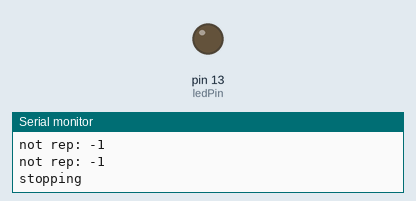
Simulated run of this sketch. Board: Arduino Uno, built with avr-gcc and run on an emulated ATmega328P. Shown: output pins drawn as LEDs (lit = HIGH), the last lines printed to the serial monitor. At 22.6 s the program stops and its outputs stay as they are.

Above: at 3.3 s.
At 14.1 s:
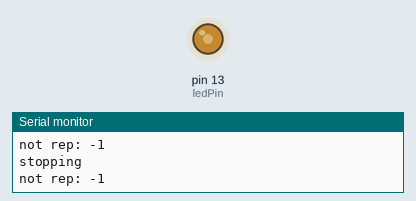
At 22.4 s:
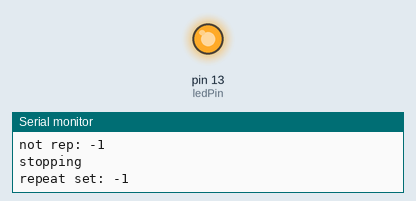
Timing chart, 0 to 23.9 s (numbered marks = the images above):
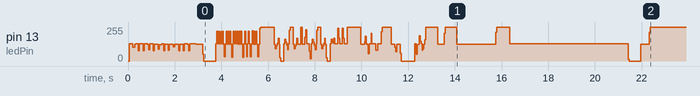

The sketch:

sound_fx.ino
```cpp
const int ledPin = 13;
int duration_count;
bool stat = false;
int tune_data[128 * 2];
int note_n = 0;
int note_ct = 0;
int note_delta = 0;
int note_rep = -1;

inline int note_to_freq(int note, int octave = 0, int step = 0)
{
  return int(440.0 * pow(1.05946309, note + 12 * octave) * pow(1.00724641223704, step));
}

inline int beat_to_dur(int quarter, bool and_a_half = false, int q = 200)
{
  return quarter * q + (int(and_a_half) * q / 2);
}

// song: charge
// complete level 1
void song_charge()
{
  init_note(note_to_freq(-3), beat_to_dur(1));
  init_note(note_to_freq(3), beat_to_dur(1));
  init_note(note_to_freq(7), beat_to_dur(1));
  init_note(note_to_freq(11), beat_to_dur(2));
  init_note(note_to_freq(7), beat_to_dur(1));
  init_note(note_to_freq(11), beat_to_dur(2, true));
}

// song: shave and a haircut
// complete level 3
void song_shave()
{
  int q = 100;

  init_note(note_to_freq(-2), beat_to_dur(2, false, q));
  init_note(0, 25);
  init_note(note_to_freq(-5), beat_to_dur(1, false, q));
  init_note(0, 25);
  init_note(note_to_freq(-5), beat_to_dur(1, false, q));
  init_note(0, 25);
  init_note(note_to_freq(-4), beat_to_dur(2, false, q));
  init_note(0, 25);
  init_note(note_to_freq(-5), beat_to_dur(2, false, q));
  init_note(0, beat_to_dur(2));
  init_note(note_to_freq(-3), beat_to_dur(2, false, q));
  init_note(0, 25);
  init_note(note_to_freq(-2), beat_to_dur(2, false, q));
}

// song: first call
void song_first()
{

}

// i have no idea what this song is called
// complete level 2 song
void song_gallup()
{
  const int q = 75;

  init_note(note_to_freq(-3), beat_to_dur(1, false, q));
  init_note(0, 15);
  init_note(note_to_freq(-3, 0, 1), beat_to_dur(1, false, q));
  init_note(0, 15);
  init_note(note_to_freq(-3), beat_to_dur(1, false, q));
  init_note(0, 150);

  init_note(note_to_freq(-3), beat_to_dur(1, false, q));
  init_note(0, 15);
  init_note(note_to_freq(-3, 0, 1), beat_to_dur(1, false, q));
  init_note(0, 15);
  init_note(note_to_freq(-3), beat_to_dur(1, false, q));
  init_note(0, 150);

  init_note(note_to_freq(-3), beat_to_dur(1, false, q));
  init_note(0, 15);
  init_note(note_to_freq(-3, 0, 1), beat_to_dur(1, false, q));
  init_note(0, 15);
  init_note(note_to_freq(-3), beat_to_dur(2, false, q));
  init_note(0, 50);

  init_note(note_to_freq(-1), beat_to_dur(2, false, q));
  init_note(0, 50);
  init_note(note_to_freq(1), beat_to_dur(2, false, q));
  init_note(0, 50);

  init_note(note_to_freq(-3), beat_to_dur(1, false, q));
  init_note(0, 15);
  init_note(note_to_freq(-3, 0, 1), beat_to_dur(1, false, q));
  init_note(0, 15);
  init_note(note_to_freq(-3), beat_to_dur(1, false, q));
  init_note(0, 150);

  init_note(note_to_freq(-3), beat_to_dur(1, false, q));
  init_note(0, 15);
  init_note(note_to_freq(-3, 0, 1), beat_to_dur(1, false, q));
  init_note(0, 15);
  init_note(note_to_freq(-3), beat_to_dur(1, false, q));
  init_note(0, 150);

  init_note(note_to_freq(-3), beat_to_dur(1, false, q));
  init_note(0, 15);
  init_note(note_to_freq(5), beat_to_dur(1, false, q));
  init_note(0, 15);

  init_note(note_to_freq(3), beat_to_dur(2, false, q));
  init_note(0, 50);
  init_note(note_to_freq(0), beat_to_dur(2, false, q));
  init_note(0, 50);
  init_note(note_to_freq(-3), beat_to_dur(2, false, q));
  init_note(0, 50);

}

void sound_fall()
{
  const int s = 40;

  for (int i = 0; i < 16; i++) {
    init_note(note_to_freq(12 - i, 0, 7), s);
    init_note(note_to_freq(12 - i, 0, 6), s);
    init_note(note_to_freq(12 - i, 0, 5), s);
    init_note(note_to_freq(12 - i, 0, 4), s);
    init_note(note_to_freq(12 - i, 0, 3), s);
    init_note(note_to_freq(12 - i, 0, 2), s);
    init_note(note_to_freq(12 - i, 0, 1), s);
    init_note(note_to_freq(12 - i, 0, 0), s);
  }
}

void sound_die()
{
  const int s = 12;

  for (int i = 0; i < 32; i++) {
    init_note(note_to_freq(20 - i * 1, 0, 0), s);
  }
}

void sound_goal()
{
  init_note(note_to_freq(2, 0, 0), 100);
  init_note(note_to_freq(6, 0, 0), 100);
  init_note(note_to_freq(10, 0, 0), 100);
}

void sound_dig()
{
  for (int i = 0; i < 4; i++) {
    for (int j = 0; j < 4; j++) {
      init_note(note_to_freq(12 - j * 4, 0, 0), 25);
    }
    init_note(0, 25);
  }
}

void wait_tune_done()
{
  while(tune_playing());
  delay(500);
}

void sound_finish()
{
  for (int i = 0; i < 24; i++) {
    init_note(note_to_freq(i / 2, 0, 0), 50);
    init_note(0, 30);
  }
}

void sound_test()
{
  init_note(note_to_freq(-3), beat_to_dur(1, false));
  init_note(0, 15);
  init_note(note_to_freq(-1), beat_to_dur(1, false));
  init_note(0, 15);
  init_note(note_to_freq(1), beat_to_dur(1, false));
  init_note(0, 15);

  // void rep_note(int ct, int to_index, int delta)
  rep_note(3, 0, 0);

  init_note(note_to_freq(-1), beat_to_dur(1, false));
  init_note(note_to_freq(1), beat_to_dur(1, false));
  init_note(note_to_freq(3), beat_to_dur(1, false));
}

void setup()
{
  Serial.begin(9600);
  Serial.println("begin");

  init_tune();
  sound_test();
  start_tune();

  wait_tune_done();

  init_tune();
  sound_finish();
  start_tune();

  wait_tune_done();

  //*
  init_tune();
  song_gallup();
  start_tune();

  wait_tune_done();

  init_tune();
  song_shave();
  start_tune();

  wait_tune_done();

  init_tune();
  sound_dig();
  start_tune();

  wait_tune_done();

  init_tune();
  sound_goal();
  start_tune();

  wait_tune_done();

  init_tune();
  song_charge();
  start_tune();

  wait_tune_done();

  init_tune();
  sound_fall();
  start_tune();

  wait_tune_done();
  //*/

  init_tune();
  sound_die();
  start_tune();

  wait_tune_done();

}

void start_tune()
{
  cli(); // stop interrupts
  stop_tune();
  note_n = 0;
  duration_count = 0;
  TIMSK1 |= (1 << OCIE1A); // enable timer compare interrupt
  next_note();
  sei(); // start interrupts
}

void stop_tune()
{
  TCCR1A = 0; // set entire TCCR1A register to 0
  TCCR1B = 0; // set prescaler 1 to zero to stop
}

void init_note(int freq, int dur)
{
  tune_data[note_ct] = freq;
  tune_data[note_ct + 1] = dur;
  note_ct += 2;
}

void rep_note(int ct, int to_index, int delta)
{
  tune_data[note_ct] = -1 - to_index;
  tune_data[note_ct + 1] = ct;
  note_ct += 2;
}

void init_tune()
{
  pinMode(ledPin, OUTPUT);
  stop_tune();
  note_n = -1;
  note_ct = 0;
  duration_count = 0;
  stat = false;
}

void play_note(int freq, int dur)
{
  //Serial.println(freq);

  TCNT1 = 0; // initialize counter value to 0

  if (freq == 0) { // silent note
    duration_count = dur;
    OCR1A = 16000 - 1; // set compare match register for X Hz
    TCCR1B = (1 << WGM12) | (0 << CS12) | (0 << CS11) | (1 << CS10);
  } else { // audible note
    long int ps_n;
    int ps_bits;

    ps_bits = 1 << WGM12;

    if (freq >= 245) {
      // prescaler of 1
      ps_n = 1;
      ps_bits |= (0 << CS12) | (0 << CS11) | (1 << CS10);
    } else if (freq >= 31) {
      // prescaler of 8
      ps_n = 8;
      ps_bits |= (0 << CS12) | (1 << CS11) | (0 << CS10);
    }

    duration_count = int( 2L * (long(dur) * long(freq) * long(1)) / 1000L );
    OCR1A = 16000000L / (ps_n * 2 * freq) - 1; // set compare match register for X Hz
    TCCR1B = ps_bits;
  }
}

void pulse_spkr()
{
  if (tune_data[note_n - 2]) {
    digitalWrite(ledPin, stat);
    stat = !stat;
  }

  duration_count--;
}

void next_note()
{
  if (note_n >= note_ct) {
    Serial.println("stopping");
    stop_tune();
    note_n = -1;
  } else {
    if (note_rep == 0) {
      Serial.print("end repeated: "); Serial.println(note_n);
      note_rep = -1;
      note_n += 2;
    } else if (tune_data[note_n] < 0) {

      if (note_rep < 0) {
        Serial.print("repeat set: "); Serial.println(note_rep);
        note_rep = tune_data[note_n + 1];
      } else {
        Serial.print("repeating: "); Serial.println(note_rep);
        note_rep--;
      }

      if (note_rep != 0)
        note_n = -1 - tune_data[note_n];
    } else {
      Serial.print("not rep: "); Serial.println(note_rep);
      play_note(tune_data[note_n], tune_data[note_n + 1]);
      note_n += 2;
    }
  }
}

bool tune_playing()
{
  delay(100);
  return note_n > -1;
}

ISR(TIMER1_COMPA_vect)
{
  pulse_spkr();

  if (duration_count <= 0) {
    next_note();
  }
}

void loop()
{
}
```
